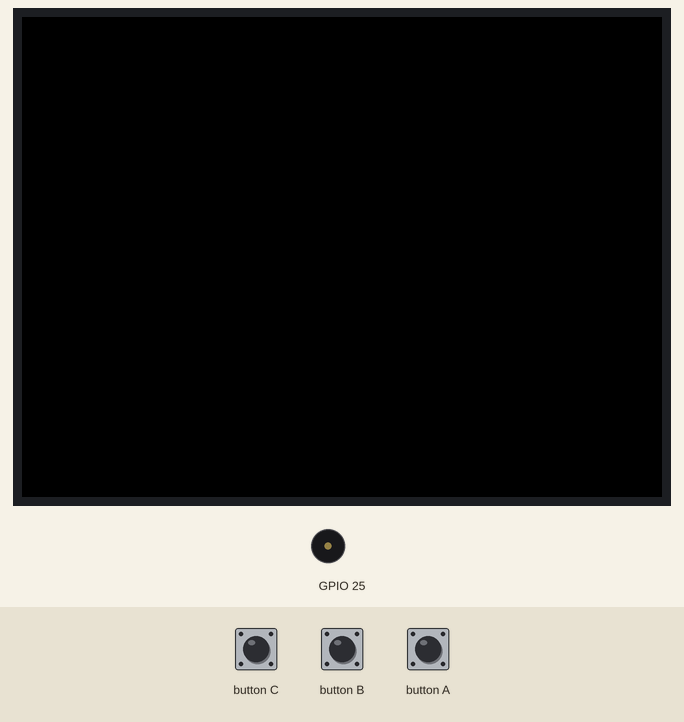
Recording of a sketch running on a simulated ESP32. On the bench: 320×240 colour display, buzzer (waves = sounding). Inputs (shaded band) come from the test bench.

Above: at 1.3 s.
1.4 s: button C pressed for 0.15 s
At 1.5 s:
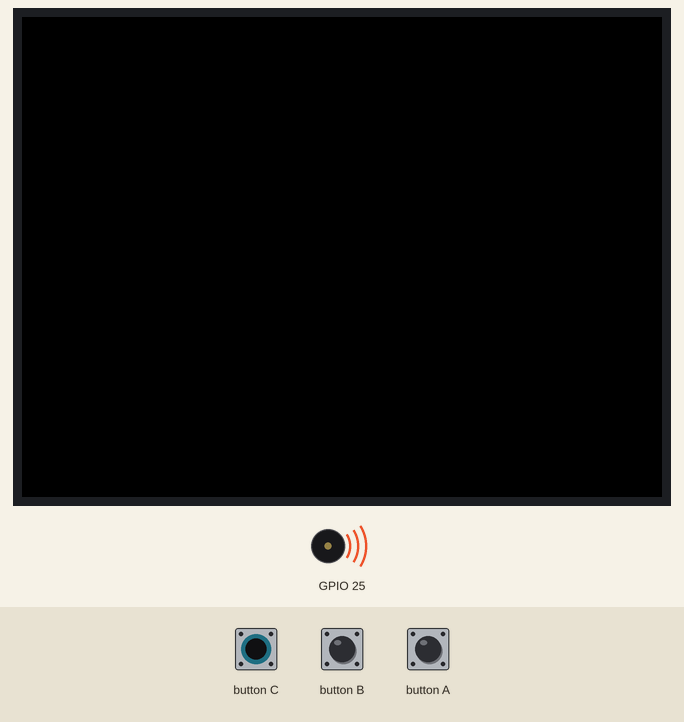
Timing chart, 0 to 4.4 s (numbered marks = the images above; inputs shaded):
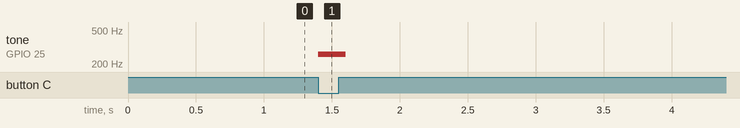

Measured:
- after the input at 1.4 s, tone on GPIO 25: silent → 261 Hz at once, → silent 0.20 s later

The sketch:

M5_Speaker_setVolume.ino
```cpp
#include <M5Stack.h>

int volume;

void setup() {
    M5.begin();

    M5.Speaker.begin();

    volume = 5;

    M5.Speaker.setVolume(volume);
}

void loop() {
    M5.update();
    if(M5.BtnA.wasPressed()) {
        volume--;
        M5.Speaker.setVolume(volume);
        M5.Speaker.tone(261, 200);
    }

    if(M5.BtnB.wasPressed()) {
        volume = 5;
        M5.Speaker.setVolume(volume);
        M5.Speaker.tone(261, 200);
    }

    if(M5.BtnC.wasPressed()) {
        volume++;
        M5.Speaker.setVolume(volume);
        M5.Speaker.tone(261, 200);
    }
}
```
